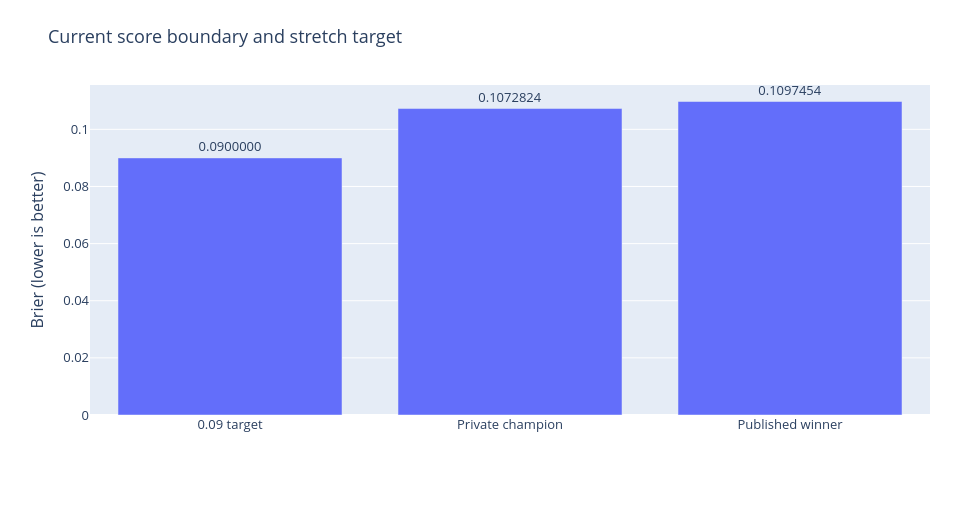

Notebook source saved alongside this figure:
### Markdown cell above
## 1. Competitive boundary
The private research program is numerically below the published 2026 winning benchmark, but the comparison is retrospective. Moving from 0.1072824 to 0.09 still requires a **0.0172824** absolute Brier reduction, so the remaining program prioritizes structural capability gains rather than cosmetic tuning.

### Code cell
chart('score_boundary','Current score boundary and stretch target',['0.09 target','Private champion','Published winner'],[s['stretch_target'],s['retained_private_champion'],s['published_2026_winner']],'Brier (lower is better)')

### Figure 1 — Plotly figure (JSON) as saved in the notebook; plotly's stock layout.template omitted (floating-point values rounded to 4 significant figures)
{"data": [{"text": ["0.0900000", "0.1072824", "0.1097454"], "textposition": "outside", "type": "bar", "x": ["0.09 target", "Private champion", "Published winner"], "y": [0.09, 0.1073, 0.1097]}], "layout": {"font": {"size": 13}, "height": 530, "margin": {"b": 115, "l": 90, "r": 30, "t": 85}, "title": {"text": "Current score boundary and stretch target"}, "width": 960, "xaxis": {"type": "category"}, "yaxis": {"title": {"text": "Brier (lower is better)"}}}}
